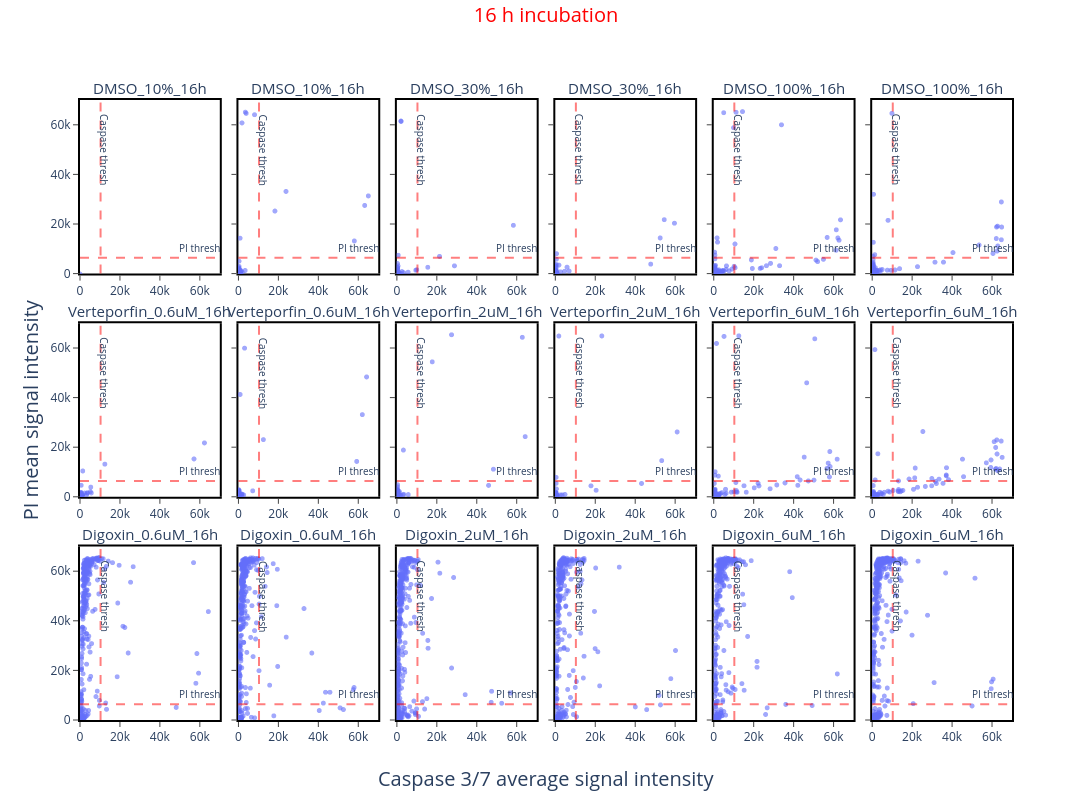

The notebook cell saved with this chart:
### Markdown cell above
<div style="font-size: 0.6em">

## 16 h

</div>

### Code cell
# Separate wells: each replicate in its own subplot
fig = ctx.cytotox_raw_plot(
    df_16h,
    facet_row_spacing=0.08,
    title="16 h incubation",
    casp_thresh=casp_thresh_16h,
    pi_thresh=PI_thresh_16h,
    merge_replicates=False,
    fig_show=False     
)

# Change the distance of x axes labels from axes.
fig.for_each_annotation(
    lambda a: (
        a.update(y=-0.12) if a.text == "Caspase 3/7 average signal intensity"
        else None
    )
)

### Figure 1 — Plotly figure (JSON) as saved in the notebook; plotly's stock layout.template omitted (floating-point values rounded to 4 significant figures; data arrays with more than 128 entries replaced by an {"elided": "..."} marker saying what was removed)
{"data": [{"hovertemplate": "Plate format=D10<br>Caspase 3/7 average signal intensity=%{x}<br>PI mean signal intensity=%{y}<extra></extra>", "legendgroup": "", "marker": {"color": "#636efa", "opacity": 0.6, "size": 5, "symbol": "circle"}, "mode": "markers", "name": "", "showlegend": false, "type": "scattergl", "x": {"elided": "476 float values"}, "xaxis": "x6", "y": {"elided": "476 float values"}, "yaxis": "y6"}, {"hovertemplate": "Plate format=D11<br>Caspase 3/7 average signal intensity=%{x}<br>PI mean signal intensity=%{y}<extra></extra>", "legendgroup": "", "marker": {"color": "#636efa", "opacity": 0.6, "size": 5, "symbol": "circle"}, "mode": "markers", "name": "", "showlegend": false, "type": "scattergl", "x": {"elided": "474 float values"}, "xaxis": "x5", "y": {"elided": "474 float values"}, "yaxis": "y5"}, {"hovertemplate": "Plate format=E11<br>Caspase 3/7 average signal intensity=%{x}<br>PI mean signal intensity=%{y}<extra></extra>", "legendgroup": "", "marker": {"color": "#636efa", "opacity": 0.6, "size": 5, "symbol": "circle"}, "mode": "markers", "name": "", "showlegend": false, "type": "scattergl", "x": {"elided": "472 float values"}, "xaxis": "x4", "y": {"elided": "472 float values"}, "yaxis": "y4"}, {"hovertemplate": "Plate format=E10<br>Caspase 3/7 average signal intensity=%{x}<br>PI mean signal intensity=%{y}<extra></extra>", "legendgroup": "", "marker": {"color": "#636efa", "opacity": 0.6, "size": 5, "symbol": "circle"}, "mode": "markers", "name": "", "showlegend": false, "type": "scattergl", "x": {"elided": "548 float values"}, "xaxis": "x3", "y": {"elided": "548 float values"}, "yaxis": "y3"}, {"hovertemplate": "Plate format=F10<br>Caspase 3/7 average signal intensity=%{x}<br>PI mean signal intensity=%{y}<extra></extra>", "legendgroup": "", "marker": {"color": "#636efa", "opacity": 0.6, "size": 5, "symbol": "circle"}, "mode": "markers", "name": "", "showlegend": false, "type": "scattergl", "x": {"elided": "595 float values"}, "xaxis": "x2", "y": {"elided": "595 float values"}, "yaxis": "y2"}, {"hovertemplate": "Plate format=F11<br>Caspase 3/7 average signal intensity=%{x}<br>PI mean signal intensity=%{y}<extra></extra>", "legendgroup": "", "marker": {"color": "#636efa", "opacity": 0.6, "size": 5, "symbol": "circle"}, "mode": "markers", "name": "", "showlegend": false, "type": "scattergl", "x": {"elided": "448 float values"}, "xaxis": "x", "y": {"elided": "448 float values"}, "yaxis": "y"}, {"hovertemplate": "Plate format=D8<br>Caspase 3/7 average signal intensity=%{x}<br>PI mean signal intensity=%{y}<extra></extra>", "legendgroup": "", "marker": {"color": "#636efa", "opacity": 0.6, "size": 5, "symbol": "circle"}, "mode": "markers", "name": "", "showlegend": false, "type": "scattergl", "x": {"elided": "2008 float values"}, "xaxis": "x12", "y": {"elided": "2008 float values"}, "yaxis": "y12"}, {"hovertemplate": "Plate format=D9<br>Caspase 3/7 average signal intensity=%{x}<br>PI mean signal intensity=%{y}<extra></extra>", "legendgroup": "", "marker": {"color": "#636efa", "opacity": 0.6, "size": 5, "symbol": "circle"}, "mode": "markers", "name": "", "showlegend": false, "type": "scattergl", "x": {"elided": "1939 float values"}, "xaxis": "x11", "y": {"elided": "1939 float values"}, "yaxis": "y11"}, {"hovertemplate": "Plate format=E8<br>Caspase 3/7 average signal intensity=%{x}<br>PI mean signal intensity=%{y}<extra></extra>", "legendgroup": "", "marker": {"color": "#636efa", "opacity": 0.6, "size": 5, "symbol": "circle"}, "mode": "markers", "name": "", "showlegend": false, "type": "scattergl", "x": {"elided": "1932 float values"}, "xaxis": "x10", "y": {"elided": "1932 float values"}, "yaxis": "y10"}, {"hovertemplate": "Plate format=E9<br>Caspase 3/7 average signal intensity=%{x}<br>PI mean signal intensity=%{y}<extra></extra>", "legendgroup": "", "marker": {"color": "#636efa", "opacity": 0.6, "size": 5, "symbol": "circle"}, "mode": "markers", "name": "", "showlegend": false, "type": "scattergl", "x": {"elided": "1896 float values"}, "xaxis": "x9", "y": {"elided": "1896 float values"}, "yaxis": "y9"}, {"hovertemplate": "Plate format=F9<br>Caspase 3/7 average signal intensity=%{x}<br>PI mean signal intensity=%{y}<extra></extra>", "legendgroup": "", "marker": {"color": "#636efa", "opacity": 0.6, "size": 5, "symbol": "circle"}, "mode": "markers", "name": "", "showlegend": false, "type": "scattergl", "x": {"elided": "1929 float values"}, "xaxis": "x8", "y": {"elided": "1929 float values"}, "yaxis": "y8"}, {"hovertemplate": "Plate format=F8<br>Caspase 3/7 average signal intensity=%{x}<br>PI mean signal intensity=%{y}<extra></extra>", "legendgroup": "", "marker": {"color": "#636efa", "opacity": 0.6, "size": 5, "symbol": "circle"}, "mode": "markers", "name": "", "showlegend": false, "type": "scattergl", "x": {"elided": "2064 float values"}, "xaxis": "x7", "y": {"elided": "2064 float values"}, "yaxis": "y7"}, {"hovertemplate": "Plate format=C8<br>Caspase 3/7 average signal intensity=%{x}<br>PI mean signal intensity=%{y}<extra></extra>", "legendgroup": "", "marker": {"color": "#636efa", "opacity": 0.6, "size": 5, "symbol": "circle"}, "mode": "markers", "name": "", "showlegend": false, "type": "scattergl", "x": {"elided": "1596 float values"}, "xaxis": "x18", "y": {"elided": "1596 float values"}, "yaxis": "y18"}, {"hovertemplate": "Plate format=B8<br>Caspase 3/7 average signal intensity=%{x}<br>PI mean signal intensity=%{y}<extra></extra>", "legendgroup": "", "marker": {"color": "#636efa", "opacity": 0.6, "size": 5, "symbol": "circle"}, "mode": "markers", "name": "", "showlegend": false, "type": "scattergl", "x": {"elided": "2107 float values"}, "xaxis": "x17", "y": {"elided": "2107 float values"}, "yaxis": "y17"}, {"hovertemplate": "Plate format=G9<br>Caspase 3/7 average signal intensity=%{x}<br>PI mean signal intensity=%{y}<extra></extra>", "legendgroup": "", "marker": {"color": "#636efa", "opacity": 0.6, "size": 5, "symbol": "circle"}, "mode": "markers", "name": "", "showlegend": false, "type": "scattergl", "x": {"elided": "1728 float values"}, "xaxis": "x16", "y": {"elided": "1728 float values"}, "yaxis": "y16"}, {"hovertemplate": "Plate format=G8<br>Caspase 3/7 average signal intensity=%{x}<br>PI mean signal intensity=%{y}<extra></extra>", "legendgroup": "", "marker": {"color": "#636efa", "opacity": 0.6, "size": 5, "symbol": "circle"}, "mode": "markers", "name": "", "showlegend": false, "type": "scattergl", "x": {"elided": "1899 float values"}, "xaxis": "x15", "y": {"elided": "1899 float values"}, "yaxis": "y15"}, {"hovertemplate": "Plate format=G10<br>Caspase 3/7 average signal intensity=%{x}<br>PI mean signal intensity=%{y}<extra></extra>", "legendgroup": "", "marker": {"color": "#636efa", "opacity": 0.6, "size": 5, "symbol": "circle"}, "mode": "markers", "name": "", "showlegend": false, "type": "scattergl", "x": {"elided": "1961 float values"}, "xaxis": "x14", "y": {"elided": "1961 float values"}, "yaxis": "y14"}, {"hovertemplate": "Plate format=G11<br>Caspase 3/7 average signal intensity=%{x}<br>PI mean signal intensity=%{y}<extra></extra>", "legendgroup": "", "marker": {"color": "#636efa", "opacity": 0.6, "size": 5, "symbol": "circle"}, "mode": "markers", "name": "", "showlegend": false, "type": "scattergl", "x": [0.0], "xaxis": "x13", "y": [0.0], "yaxis": "y13"}], "layout": {"annotations": [{"font": {"size": 15}, "showarrow": false, "text": "Digoxin_0.6uM_16h", "x": 0.075, "xanchor": "center", "xref": "paper", "y": 0.28, "yanchor": "bottom", "yref": "paper"}, {"font": {"size": 15}, "showarrow": false, "text": "Digoxin_0.6uM_16h", "x": 0.245, "xanchor": "center", "xref": "paper", "y": 0.28, "yanchor": "bottom", "yref": "paper"}, {"font": {"size": 15}, "showarrow": false, "text": "Digoxin_2uM_16h", "x": 0.415, "xanchor": "center", "xref": "paper", "y": 0.28, "yanchor": "bottom", "yref": "paper"}, {"font": {"size": 15}, "showarrow": false, "text": "Digoxin_2uM_16h", "x": 0.585, "xanchor": "center", "xref": "paper", "y": 0.28, "yanchor": "bottom", "yref": "paper"}, {"font": {"size": 15}, "showarrow": false, "text": "Digoxin_6uM_16h", "x": 0.755, "xanchor": "center", "xref": "paper", "y": 0.28, "yanchor": "bottom", "yref": "paper"}, {"font": {"size": 15}, "showarrow": false, "text": "Digoxin_6uM_16h", "x": 0.925, "xanchor": "center", "xref": "paper", "y": 0.28, "yanchor": "bottom", "yref": "paper"}, {"font": {"size": 15}, "showarrow": false, "text": "Verteporfin_0.6uM_16h", "x": 0.075, "xanchor": "center", "xref": "paper", "y": 0.64, "yanchor": "bottom", "yref": "paper"}, {"font": {"size": 15}, "showarrow": false, "text": "Verteporfin_0.6uM_16h", "x": 0.245, "xanchor": "center", "xref": "paper", "y": 0.64, "yanchor": "bottom", "yref": "paper"}, {"font": {"size": 15}, "showarrow": false, "text": "Verteporfin_2uM_16h", "x": 0.415, "xanchor": "center", "xref": "paper", "y": 0.64, "yanchor": "bottom", "yref": "paper"}, {"font": {"size": 15}, "showarrow": false, "text": "Verteporfin_2uM_16h", "x": 0.585, "xanchor": "center", "xref": "paper", "y": 0.64, "yanchor": "bottom", "yref": "paper"}, {"font": {"size": 15}, "showarrow": false, "text": "Verteporfin_6uM_16h", "x": 0.755, "xanchor": "center", "xref": "paper", "y": 0.64, "yanchor": "bottom", "yref": "paper"}, {"font": {"size": 15}, "showarrow": false, "text": "Verteporfin_6uM_16h", "x": 0.925, "xanchor": "center", "xref": "paper", "y": 0.64, "yanchor": "bottom", "yref": "paper"}, {"font": {"size": 15}, "showarrow": false, "text": "DMSO_10%_16h", "x": 0.075, "xanchor": "center", "xref": "paper", "y": 1, "yanchor": "bottom", "yref": "paper"}, {"font": {"size": 15}, "showarrow": false, "text": "DMSO_10%_16h", "x": 0.245, "xanchor": "center", "xref": "paper", "y": 1, "yanchor": "bottom", "yref": "paper"}, {"font": {"size": 15}, "showarrow": false, "text": "DMSO_30%_16h", "x": 0.415, "xanchor": "center", "xref": "paper", "y": 1, "yanchor": "bottom", "yref": "paper"}, {"font": {"size": 15}, "showarrow": false, "text": "DMSO_30%_16h", "x": 0.585, "xanchor": "center", "xref": "paper", "y": 1, "yanchor": "bottom", "yref": "paper"}, {"font": {"size": 15}, "showarrow": false, "text": "DMSO_100%_16h", "x": 0.755, "xanchor": "center", "xref": "paper", "y": 1, "yanchor": "bottom", "yref": "paper"}, {"font": {"size": 15}, "showarrow": false, "text": "DMSO_100%_16h", "x": 0.925, "xanchor": "center", "xref": "paper", "y": 1, "yanchor": "bottom", "yref": "paper"}, {"font": {"size": 10}, "showarrow": false, "text": "Caspase thresh", "textangle": 90, "x": 12300.0, "xref": "x", "y": 50000, "yref": "y"}, {"font": {"size": 10}, "showarrow": false, "text": "Caspase thresh", "textangle": 90, "x": 12300.0, "xref": "x2", "y": 50000, "yref": "y2"}, {"font": {"size": 10}, "showarrow": false, "text": "Caspase thresh", "textangle": 90, "x": 12300.0, "xref": "x3", "y": 50000, "yref": "y3"}, {"font": {"size": 10}, "showarrow": false, "text": "Caspase thresh", "textangle": 90, "x": 12300.0, "xref": "x4", "y": 50000, "yref": "y4"}, {"font": {"size": 10}, "showarrow": false, "text": "Caspase thresh", "textangle": 90, "x": 12300.0, "xref": "x5", "y": 50000, "yref": "y5"}, {"font": {"size": 10}, "showarrow": false, "text": "Caspase thresh", "textangle": 90, "x": 12300.0, "xref": "x6", "y": 50000, "yref": "y6"}, {"font": {"size": 10}, "showarrow": false, "text": "Caspase thresh", "textangle": 90, "x": 12300.0, "xref": "x7", "y": 50000, "yref": "y7"}, {"font": {"size": 10}, "showarrow": false, "text": "Caspase thresh", "textangle": 90, "x": 12300.0, "xref": "x8", "y": 50000, "yref": "y8"}, {"font": {"size": 10}, "showarrow": false, "text": "Caspase thresh", "textangle": 90, "x": 12300.0, "xref": "x9", "y": 50000, "yref": "y9"}, {"font": {"size": 10}, "showarrow": false, "text": "Caspase thresh", "textangle": 90, "x": 12300.0, "xref": "x10", "y": 50000, "yref": "y10"}, {"font": {"size": 10}, "showarrow": false, "text": "Caspase thresh", "textangle": 90, "x": 12300.0, "xref": "x11", "y": 50000, "yref": "y11"}, {"font": {"size": 10}, "showarrow": false, "text": "Caspase thresh", "textangle": 90, "x": 12300.0, "xref": "x12", "y": 50000, "yref": "y12"}, {"font": {"size": 10}, "showarrow": false, "text": "Caspase thresh", "textangle": 90, "x": 12300.0, "xref": "x13", "y": 50000, "yref": "y13"}, {"font": {"size": 10}, "showarrow": false, "text": "Caspase thresh", "textangle": 90, "x": 12300.0, "xref": "x14", "y": 50000, "yref": "y14"}, {"font": {"size": 10}, "showarrow": false, "text": "Caspase thresh", "textangle": 90, "x": 12300.0, "xref": "x15", "y": 50000, "yref": "y15"}, {"font": {"size": 10}, "showarrow": false, "text": "Caspase thresh", "textangle": 90, "x": 12300.0, "xref": "x16", "y": 50000, "yref": "y16"}, {"font": {"size": 10}, "showarrow": false, "text": "Caspase thresh", "textangle": 90, "x": 12300.0, "xref": "x17", "y": 50000, "yref": "y17"}, {"font": {"size": 10}, "showarrow": false, "text": "Caspase thresh", "textangle": 90, "x": 12300.0, "xref": "x18", "y": 50000, "yref": "y18"}, {"font": {"size": 10}, "showarrow": false, "text": "PI thresh", "textangle": 0, "x": 60000, "xref": "x", "y": 10380.0, "yref": "y"}, {"font": {"size": 10}, "showarrow": false, "text": "PI thresh", "textangle": 0, "x": 60000, "xref": "x2", "y": 10380.0, "yref": "y2"}, {"font": {"size": 10}, "showarrow": false, "text": "PI thresh", "textangle": 0, "x": 60000, "xref": "x3", "y": 10380.0, "yref": "y3"}, {"font": {"size": 10}, "showarrow": false, "text": "PI thresh", "textangle": 0, "x": 60000, "xref": "x4", "y": 10380.0, "yref": "y4"}, {"font": {"size": 10}, "showarrow": false, "text": "PI thresh", "textangle": 0, "x": 60000, "xref": "x5", "y": 10380.0, "yref": "y5"}, {"font": {"size": 10}, "showarrow": false, "text": "PI thresh", "textangle": 0, "x": 60000, "xref": "x6", "y": 10380.0, "yref": "y6"}, {"font": {"size": 10}, "showarrow": false, "text": "PI thresh", "textangle": 0, "x": 60000, "xref": "x7", "y": 10380.0, "yref": "y7"}, {"font": {"size": 10}, "showarrow": false, "text": "PI thresh", "textangle": 0, "x": 60000, "xref": "x8", "y": 10380.0, "yref": "y8"}, {"font": {"size": 10}, "showarrow": false, "text": "PI thresh", "textangle": 0, "x": 60000, "xref": "x9", "y": 10380.0, "yref": "y9"}, {"font": {"size": 10}, "showarrow": false, "text": "PI thresh", "textangle": 0, "x": 60000, "xref": "x10", "y": 10380.0, "yref": "y10"}, {"font": {"size": 10}, "showarrow": false, "text": "PI thresh", "textangle": 0, "x": 60000, "xref": "x11", "y": 10380.0, "yref": "y11"}, {"font": {"size": 10}, "showarrow": false, "text": "PI thresh", "textangle": 0, "x": 60000, "xref": "x12", "y": 10380.0, "yref": "y12"}, {"font": {"size": 10}, "showarrow": false, "text": "PI thresh", "textangle": 0, "x": 60000, "xref": "x13", "y": 10380.0, "yref": "y13"}, {"font": {"size": 10}, "showarrow": false, "text": "PI thresh", "textangle": 0, "x": 60000, "xref": "x14", "y": 10380.0, "yref": "y14"}, {"font": {"size": 10}, "showarrow": false, "text": "PI thresh", "textangle": 0, "x": 60000, "xref": "x15", "y": 10380.0, "yref": "y15"}, {"font": {"size": 10}, "showarrow": false, "text": "PI thresh", "textangle": 0, "x": 60000, "xref": "x16", "y": 10380.0, "yref": "y16"}, {"font": {"size": 10}, "showarrow": false, "text": "PI thresh", "textangle": 0, "x": 60000, "xref": "x17", "y": 10380.0, "yref": "y17"}, {"font": {"size": 10}, "showarrow": false, "text": "PI thresh", "textangle": 0, "x": 60000, "xref": "x18", "y": 10380.0, "yref": "y18"}, {"font": {"size": 20}, "showarrow": false, "text": "Caspase 3/7 average signal intensity", "x": 0.5, "xref": "paper", "y": -0.12, "yref": "paper"}, {"font": {"size": 20}, "showarrow": false, "text": "PI mean signal intensity", "textangle": -90, "x": -0.07, "xref": "paper", "y": 0.5, "yref": "paper"}], "height": 800, "legend": {"tracegroupgap": 0, "traceorder": "reversed"}, "margin": {"t": 100}, "paper_bgcolor": "white", "plot_bgcolor": "white", "shapes": [{"line": {"color": "red", "dash": "dash"}, "opacity": 0.5, "type": "line", "x0": 0, "x1": 1, "xref": "x domain", "y0": 6380.0, "y1": 6380.0, "yref": "y"}, {"line": {"color": "red", "dash": "dash"}, "opacity": 0.5, "type": "line", "x0": 0, "x1": 1, "xref": "x2 domain", "y0": 6380.0, "y1": 6380.0, "yref": "y2"}, {"line": {"color": "red", "dash": "dash"}, "opacity": 0.5, "type": "line", "x0": 0, "x1": 1, "xref": "x3 domain", "y0": 6380.0, "y1": 6380.0, "yref": "y3"}, {"line": {"color": "red", "dash": "dash"}, "opacity": 0.5, "type": "line", "x0": 0, "x1": 1, "xref": "x4 domain", "y0": 6380.0, "y1": 6380.0, "yref": "y4"}, {"line": {"color": "red", "dash": "dash"}, "opacity": 0.5, "type": "line", "x0": 0, "x1": 1, "xref": "x5 domain", "y0": 6380.0, "y1": 6380.0, "yref": "y5"}, {"line": {"color": "red", "dash": "dash"}, "opacity": 0.5, "type": "line", "x0": 0, "x1": 1, "xref": "x6 domain", "y0": 6380.0, "y1": 6380.0, "yref": "y6"}, {"line": {"color": "red", "dash": "dash"}, "opacity": 0.5, "type": "line", "x0": 0, "x1": 1, "xref": "x7 domain", "y0": 6380.0, "y1": 6380.0, "yref": "y7"}, {"line": {"color": "red", "dash": "dash"}, "opacity": 0.5, "type": "line", "x0": 0, "x1": 1, "xref": "x8 domain", "y0": 6380.0, "y1": 6380.0, "yref": "y8"}, {"line": {"color": "red", "dash": "dash"}, "opacity": 0.5, "type": "line", "x0": 0, "x1": 1, "xref": "x9 domain", "y0": 6380.0, "y1": 6380.0, "yref": "y9"}, {"line": {"color": "red", "dash": "dash"}, "opacity": 0.5, "type": "line", "x0": 0, "x1": 1, "xref": "x10 domain", "y0": 6380.0, "y1": 6380.0, "yref": "y10"}, {"line": {"color": "red", "dash": "dash"}, "opacity": 0.5, "type": "line", "x0": 0, "x1": 1, "xref": "x11 domain", "y0": 6380.0, "y1": 6380.0, "yref": "y11"}, {"line": {"color": "red", "dash": "dash"}, "opacity": 0.5, "type": "line", "x0": 0, "x1": 1, "xref": "x12 domain", "y0": 6380.0, "y1": 6380.0, "yref": "y12"}, {"line": {"color": "red", "dash": "dash"}, "opacity": 0.5, "type": "line", "x0": 0, "x1": 1, "xref": "x13 domain", "y0": 6380.0, "y1": 6380.0, "yref": "y13"}, {"line": {"color": "red", "dash": "dash"}, "opacity": 0.5, "type": "line", "x0": 0, "x1": 1, "xref": "x14 domain", "y0": 6380.0, "y1": 6380.0, "yref": "y14"}, {"line": {"color": "red", "dash": "dash"}, "opacity": 0.5, "type": "line", "x0": 0, "x1": 1, "xref": "x15 domain", "y0": 6380.0, "y1": 6380.0, "yref": "y15"}, {"line": {"color": "red", "dash": "dash"}, "opacity": 0.5, "type": "line", "x0": 0, "x1": 1, "xref": "x16 domain", "y0": 6380.0, "y1": 6380.0, "yref": "y16"}, {"line": {"color": "red", "dash": "dash"}, "opacity": 0.5, "type": "line", "x0": 0, "x1": 1, "xref": "x17 domain", "y0": 6380.0, "y1": 6380.0, "yref": "y17"}, {"line": {"color": "red", "dash": "dash"}, "opacity": 0.5, "type": "line", "x0": 0, "x1": 1, "xref": "x18 domain", "y0": 6380.0, "y1": 6380.0, "yref": "y18"}, {"line": {"color": "red", "dash": "dash"}, "opacity": 0.5, "type": "line", "x0": 10300.0, "x1": 10300.0, "xref": "x", "y0": 0, "y1": 1, "yref": "y domain"}, {"line": {"color": "red", "dash": "dash"}, "opacity": 0.5, "type": "line", "x0": 10300.0, "x1": 10300.0, "xref": "x2", "y0": 0, "y1": 1, "yref": "y2 domain"}, {"line": {"color": "red", "dash": "dash"}, "opacity": 0.5, "type": "line", "x0": 10300.0, "x1": 10300.0, "xref": "x3", "y0": 0, "y1": 1, "yref": "y3 domain"}, {"line": {"color": "red", "dash": "dash"}, "opacity": 0.5, "type": "line", "x0": 10300.0, "x1": 10300.0, "xref": "x4", "y0": 0, "y1": 1, "yref": "y4 domain"}, {"line": {"color": "red", "dash": "dash"}, "opacity": 0.5, "type": "line", "x0": 10300.0, "x1": 10300.0, "xref": "x5", "y0": 0, "y1": 1, "yref": "y5 domain"}, {"line": {"color": "red", "dash": "dash"}, "opacity": 0.5, "type": "line", "x0": 10300.0, "x1": 10300.0, "xref": "x6", "y0": 0, "y1": 1, "yref": "y6 domain"}, {"line": {"color": "red", "dash": "dash"}, "opacity": 0.5, "type": "line", "x0": 10300.0, "x1": 10300.0, "xref": "x7", "y0": 0, "y1": 1, "yref": "y7 domain"}, {"line": {"color": "red", "dash": "dash"}, "opacity": 0.5, "type": "line", "x0": 10300.0, "x1": 10300.0, "xref": "x8", "y0": 0, "y1": 1, "yref": "y8 domain"}, {"line": {"color": "red", "dash": "dash"}, "opacity": 0.5, "type": "line", "x0": 10300.0, "x1": 10300.0, "xref": "x9", "y0": 0, "y1": 1, "yref": "y9 domain"}, {"line": {"color": "red", "dash": "dash"}, "opacity": 0.5, "type": "line", "x0": 10300.0, "x1": 10300.0, "xref": "x10", "y0": 0, "y1": 1, "yref": "y10 domain"}, {"line": {"color": "red", "dash": "dash"}, "opacity": 0.5, "type": "line", "x0": 10300.0, "x1": 10300.0, "xref": "x11", "y0": 0, "y1": 1, "yref": "y11 domain"}, {"line": {"color": "red", "dash": "dash"}, "opacity": 0.5, "type": "line", "x0": 10300.0, "x1": 10300.0, "xref": "x12", "y0": 0, "y1": 1, "yref": "y12 domain"}, {"line": {"color": "red", "dash": "dash"}, "opacity": 0.5, "type": "line", "x0": 10300.0, "x1": 10300.0, "xref": "x13", "y0": 0, "y1": 1, "yref": "y13 domain"}, {"line": {"color": "red", "dash": "dash"}, "opacity": 0.5, "type": "line", "x0": 10300.0, "x1": 10300.0, "xref": "x14", "y0": 0, "y1": 1, "yref": "y14 domain"}, {"line": {"color": "red", "dash": "dash"}, "opacity": 0.5, "type": "line", "x0": 10300.0, "x1": 10300.0, "xref": "x15", "y0": 0, "y1": 1, "yref": "y15 domain"}, {"line": {"color": "red", "dash": "dash"}, "opacity": 0.5, "type": "line", "x0": 10300.0, "x1": 10300.0, "xref": "x16", "y0": 0, "y1": 1, "yref": "y16 domain"}, {"line": {"color": "red", "dash": "dash"}, "opacity": 0.5, "type": "line", "x0": 10300.0, "x1": 10300.0, "xref": "x17", "y0": 0, "y1": 1, "yref": "y17 domain"}, {"line": {"color": "red", "dash": "dash"}, "opacity": 0.5, "type": "line", "x0": 10300.0, "x1": 10300.0, "xref": "x18", "y0": 0, "y1": 1, "yref": "y18 domain"}], "title": {"font": {"color": "red", "size": 20}, "text": "16 h incubation", "x": 0.5, "y": 0.99}, "width": 1400, "xaxis": {"anchor": "y", "domain": [0, 0.15], "linecolor": "black", "linewidth": 2, "mirror": true, "range": [0, 70000], "showline": true, "showticklabels": true, "ticks": "outside", "title": {"text": ""}}, "xaxis10": {"anchor": "y10", "domain": [0.51, 0.66], "linecolor": "black", "linewidth": 2, "matches": "x", "mirror": true, "range": [0, 70000], "showline": true, "showticklabels": true, "ticks": "outside", "title": {"text": ""}}, "xaxis11": {"anchor": "y11", "domain": [0.68, 0.83], "linecolor": "black", "linewidth": 2, "matches": "x", "mirror": true, "range": [0, 70000], "showline": true, "showticklabels": true, "ticks": "outside", "title": {"text": ""}}, "xaxis12": {"anchor": "y12", "domain": [0.85, 1], "linecolor": "black", "linewidth": 2, "matches": "x", "mirror": true, "range": [0, 70000], "showline": true, "showticklabels": true, "ticks": "outside", "title": {"text": ""}}, "xaxis13": {"anchor": "y13", "domain": [0, 0.15], "linecolor": "black", "linewidth": 2, "matches": "x", "mirror": true, "range": [0, 70000], "showline": true, "showticklabels": true, "ticks": "outside", "title": {"text": ""}}, "xaxis14": {"anchor": "y14", "domain": [0.17, 0.32], "linecolor": "black", "linewidth": 2, "matches": "x", "mirror": true, "range": [0, 70000], "showline": true, "showticklabels": true, "ticks": "outside", "title": {"text": ""}}, "xaxis15": {"anchor": "y15", "domain": [0.34, 0.49], "linecolor": "black", "linewidth": 2, "matches": "x", "mirror": true, "range": [0, 70000], "showline": true, "showticklabels": true, "ticks": "outside", "title": {"text": ""}}, "xaxis16": {"anchor": "y16", "domain": [0.51, 0.66], "linecolor": "black", "linewidth": 2, "matches": "x", "mirror": true, "range": [0, 70000], "showline": true, "showticklabels": true, "ticks": "outside", "title": {"text": ""}}, "xaxis17": {"anchor": "y17", "domain": [0.68, 0.83], "linecolor": "black", "linewidth": 2, "matches": "x", "mirror": true, "range": [0, 70000], "showline": true, "showticklabels": true, "ticks": "outside", "title": {"text": ""}}, "xaxis18": {"anchor": "y18", "domain": [0.85, 1], "linecolor": "black", "linewidth": 2, "matches": "x", "mirror": true, "range": [0, 70000], "showline": true, "showticklabels": true, "ticks": "outside", "title": {"text": ""}}, "xaxis2": {"anchor": "y2", "domain": [0.17, 0.32], "linecolor": "black", "linewidth": 2, "matches": "x", "mirror": true, "range": [0, 70000], "showline": true, "showticklabels": true, "ticks": "outside", "title": {"text": ""}}, "xaxis3": {"anchor": "y3", "domain": [0.34, 0.49], "linecolor": "black", "linewidth": 2, "matches": "x", "mirror": true, "range": [0, 70000], "showline": true, "showticklabels": true, "ticks": "outside", "title": {"text": ""}}, "xaxis4": {"anchor": "y4", "domain": [0.51, 0.66], "linecolor": "black", "linewidth": 2, "matches": "x", "mirror": true, "range": [0, 70000], "showline": true, "showticklabels": true, "ticks": "outside", "title": {"text": ""}}, "xaxis5": {"anchor": "y5", "domain": [0.68, 0.83], "linecolor": "black", "linewidth": 2, "matches": "x", "mirror": true, "range": [0, 70000], "showline": true, "showticklabels": true, "ticks": "outside", "title": {"text": ""}}, "xaxis6": {"anchor": "y6", "domain": [0.85, 1], "linecolor": "black", "linewidth": 2, "matches": "x", "mirror": true, "range": [0, 70000], "showline": true, "showticklabels": true, "ticks": "outside", "title": {"text": ""}}, "xaxis7": {"anchor": "y7", "domain": [0, 0.15], "linecolor": "black", "linewidth": 2, "matches": "x", "mirror": true, "range": [0, 70000], "showline": true, "showticklabels": true, "ticks": "outside", "title": {"text": ""}}, "xaxis8": {"anchor": "y8", "domain": [0.17, 0.32], "linecolor": "black", "linewidth": 2, "matches": "x", "mirror": true, "range": [0, 70000], "showline": true, "showticklabels": true, "ticks": "outside", "title": {"text": ""}}, "xaxis9": {"anchor": "y9", "domain": [0.34, 0.49], "linecolor": "black", "linewidth": 2, "matches": "x", "mirror": true, "range": [0, 70000], "showline": true, "showticklabels": true, "ticks": "outside", "title": {"text": ""}}, "yaxis": {"anchor": "x", "domain": [0, 0.28], "linecolor": "black", "linewidth": 2, "mirror": true, "range": [0, 70000], "showline": true, "ticks": "outside", "title": {"text": ""}}, "yaxis10": {"anchor": "x10", "domain": [0.36, 0.64], "linecolor": "black", "linewidth": 2, "matches": "y", "mirror": true, "range": [0, 70000], "showline": true, "showticklabels": false, "ticks": "outside", "title": {"text": ""}}, "yaxis11": {"anchor": "x11", "domain": [0.36, 0.64], "linecolor": "black", "linewidth": 2, "matches": "y", "mirror": true, "range": [0, 70000], "showline": true, "showticklabels": false, "ticks": "outside", "title": {"text": ""}}, "yaxis12": {"anchor": "x12", "domain": [0.36, 0.64], "linecolor": "black", "linewidth": 2, "matches": "y", "mirror": true, "range": [0, 70000], "showline": true, "showticklabels": false, "ticks": "outside", "title": {"text": ""}}, "yaxis13": {"anchor": "x13", "domain": [0.72, 1], "linecolor": "black", "linewidth": 2, "matches": "y", "mirror": true, "range": [0, 70000], "showline": true, "ticks": "outside", "title": {"text": ""}}, "yaxis14": {"anchor": "x14", "domain": [0.72, 1], "linecolor": "black", "linewidth": 2, "matches": "y", "mirror": true, "range": [0, 70000], "showline": true, "showticklabels": false, "ticks": "outside", "title": {"text": ""}}, "yaxis15": {"anchor": "x15", "domain": [0.72, 1], "linecolor": "black", "linewidth": 2, "matches": "y", "mirror": true, "range": [0, 70000], "showline": true, "showticklabels": false, "ticks": "outside", "title": {"text": ""}}, "yaxis16": {"anchor": "x16", "domain": [0.72, 1], "linecolor": "black", "linewidth": 2, "matches": "y", "mirror": true, "range": [0, 70000], "showline": true, "showticklabels": false, "ticks": "outside", "title": {"text": ""}}, "yaxis17": {"anchor": "x17", "domain": [0.72, 1], "linecolor": "black", "linewidth": 2, "matches": "y", "mirror": true, "range": [0, 70000], "showline": true, "showticklabels": false, "ticks": "outside", "title": {"text": ""}}, "yaxis18": {"anchor": "x18", "domain": [0.72, 1], "linecolor": "black", "linewidth": 2, "matches": "y", "mirror": true, "range": [0, 70000], "showline": true, "showticklabels": false, "ticks": "outside", "title": {"text": ""}}, "yaxis2": {"anchor": "x2", "domain": [0, 0.28], "linecolor": "black", "linewidth": 2, "matches": "y", "mirror": true, "range": [0, 70000], "showline": true, "showticklabels": false, "ticks": "outside", "title": {"text": ""}}, "yaxis3": {"anchor": "x3", "domain": [0, 0.28], "linecolor": "black", "linewidth": 2, "matches": "y", "mirror": true, "range": [0, 70000], "showline": true, "showticklabels": false, "ticks": "outside", "title": {"text": ""}}, "yaxis4": {"anchor": "x4", "domain": [0, 0.28], "linecolor": "black", "linewidth": 2, "matches": "y", "mirror": true, "range": [0, 70000], "showline": true, "showticklabels": false, "ticks": "outside", "title": {"text": ""}}, "yaxis5": {"anchor": "x5", "domain": [0, 0.28], "linecolor": "black", "linewidth": 2, "matches": "y", "mirror": true, "range": [0, 70000], "showline": true, "showticklabels": false, "ticks": "outside", "title": {"text": ""}}, "yaxis6": {"anchor": "x6", "domain": [0, 0.28], "linecolor": "black", "linewidth": 2, "matches": "y", "mirror": true, "range": [0, 70000], "showline": true, "showticklabels": false, "ticks": "outside", "title": {"text": ""}}, "yaxis7": {"anchor": "x7", "domain": [0.36, 0.64], "linecolor": "black", "linewidth": 2, "matches": "y", "mirror": true, "range": [0, 70000], "showline": true, "ticks": "outside", "title": {"text": ""}}, "yaxis8": {"anchor": "x8", "domain": [0.36, 0.64], "linecolor": "black", "linewidth": 2, "matches": "y", "mirror": true, "range": [0, 70000], "showline": true, "showticklabels": false, "ticks": "outside", "title": {"text": ""}}, "yaxis9": {"anchor": "x9", "domain": [0.36, 0.64], "linecolor": "black", "linewidth": 2, "matches": "y", "mirror": true, "range": [0, 70000], "showline": true, "showticklabels": false, "ticks": "outside", "title": {"text": ""}}}}
